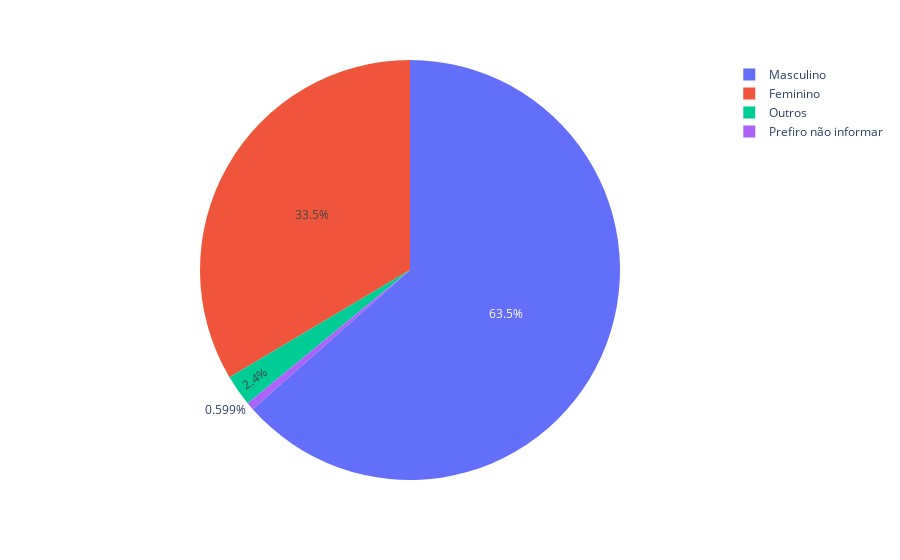

Source (notebook cell):
### Markdown cell above
> Segundo o grafico pessoas mais velhas nao jogam muito

### Code cell
sexo.show()

### Figure 1 — Plotly figure (JSON) as saved in the notebook; plotly's stock layout.template omitted (floating-point values rounded to 4 significant figures; data arrays with more than 128 entries replaced by an {"elided": "..."} marker saying what was removed)
{"data": [{"domain": {"x": [0, 1], "y": [0, 1]}, "hovertemplate": "genero=%{label}<br>count=%{value}<extra></extra>", "labels": {"elided": "167 str values"}, "legendgroup": "", "name": "", "showlegend": true, "type": "pie", "values": {"elided": "167 int values"}}], "layout": {"legend": {"tracegroupgap": 0}, "margin": {"t": 60}}}
